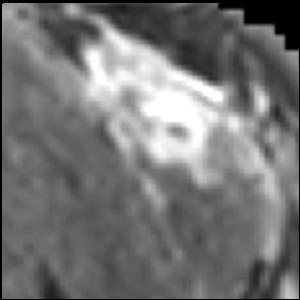
#> input picture no/a1.png, 300 x 300 px
$ jupyter execute contrast.ipynb
#> lines starting #> are read from the running program, lines starting #| are printed output that depends on the picture
[cell 1]
import cv2
import numpy as np
import matplotlib.pyplot as plt

# 이미지 불러오기 (흑백 or 컬러)
image = cv2.imread('a1.png')  # 컬러
#> image is the input picture: shape (300, 300, 3); min 0, max 255, mean 116
# image = cv2.imread('your_image.jpg', cv2.IMREAD_GRAYSCALE)  # 흑백

# 대비 조정 함수
def adjust_contrast(image, alpha):
    # alpha > 1.0: contrast 증가, alpha < 1.0: contrast 감소
#> called with alpha = 1.5
    adjusted = cv2.convertScaleAbs(image, alpha=alpha, beta=0)
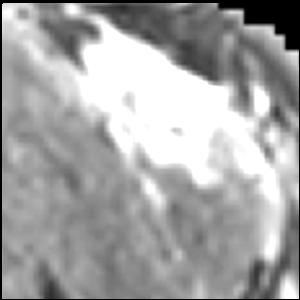
#> adjusted: shape (300, 300, 3); min 0, max 255, mean 163.9
    return adjusted

# 대비 조정
contrast_image = adjust_contrast(image, alpha=1.5)

# 시각화
plt.subplot(1, 2, 1)
plt.title('Original')
plt.imshow(cv2.cvtColor(image, cv2.COLOR_BGR2RGB))
plt.axis(False)

plt.subplot(1, 2, 2)
plt.title('Contrast Adjusted')
plt.imshow(cv2.cvtColor(contrast_image, cv2.COLOR_BGR2RGB))
plt.axis(False)
plt.show()
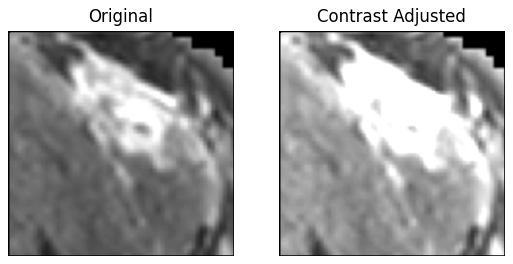
#> figure drawn by matplotlib, 2 panels
